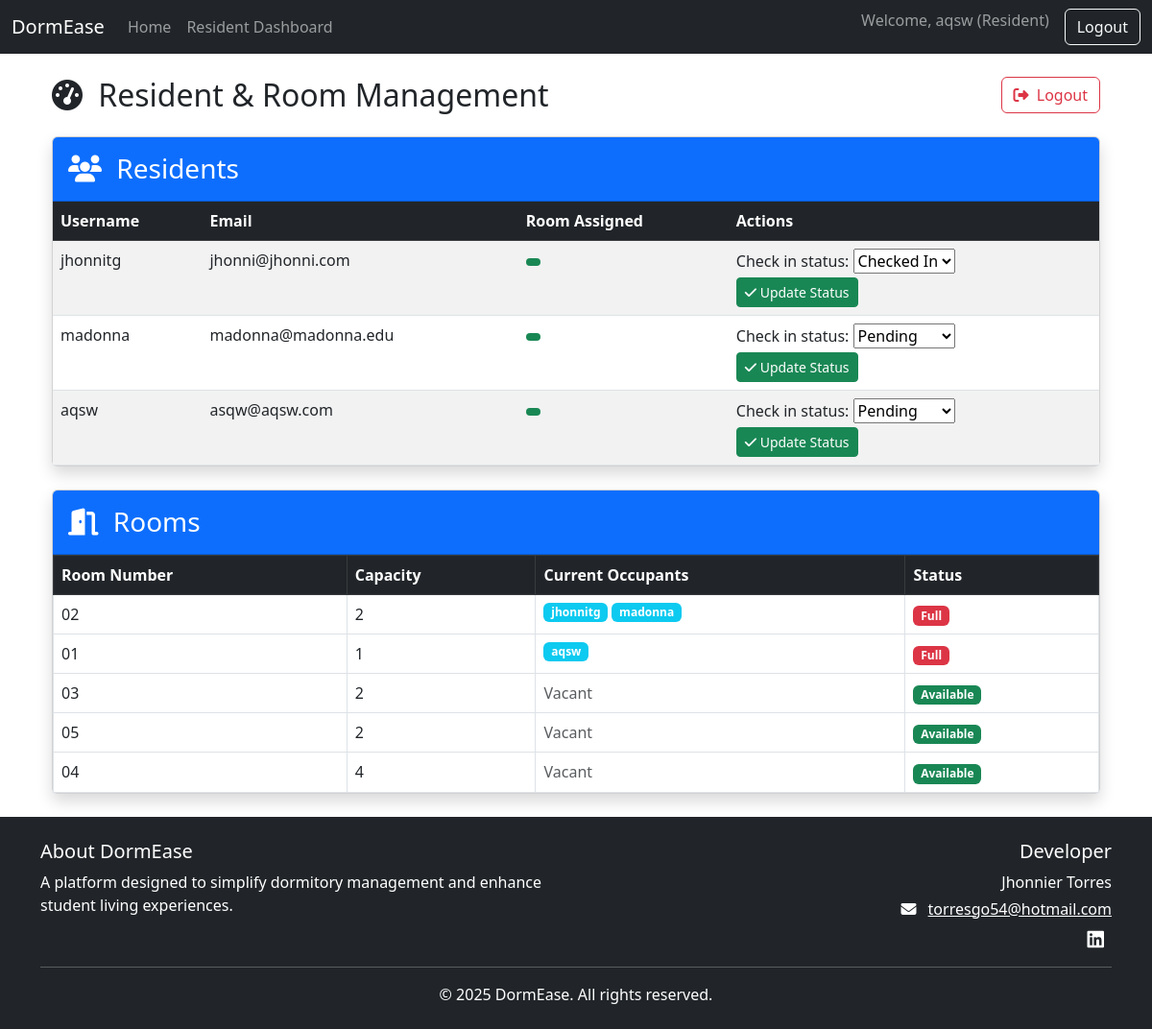
The page /ra-dashboard/ (signed in) on the database its author committed.
### users/models.py (models this page shows, shortened)
class CustomUser(AbstractUser):
    ROLE_CHOICES = [
        ('resident', 'Resident'),
        ('ra', 'Resident Assistant'),
        ('superuser', 'Superuser'),
    ]
    role = models.CharField(max_length=20, choices=ROLE_CHOICES, default='resident')
    student_id = models.CharField(max_length=20, blank=True, null=True)
    move_in_date = models.DateField(blank=True, null=True)
    CHECK_IN_CHOICES = [
        ('pending', 'Pending'),
        ('checked_in', 'Checked In'),
    ]
    check_in_status = models.CharField(max_length=20, choices=CHECK_IN_CHOICES, default='pending')

class Room(models.Model):
    ROOM_TYPES = [
        ('single', 'Single'),
        ('double', 'Double'),
        ('quad', 'Quad'),
    ]
    room_number = models.CharField(max_length=10, unique=True)
    room_type = models.CharField(max_length=10, choices=ROOM_TYPES)
    capacity = models.IntegerField()
    occupants = models.ManyToManyField('CustomUser', blank=True, related_name='assigned_room')

### users/views.py (the view, shortened to what this page needs)
# urls.py: path('ra-dashboard/', views.RADashboardView.as_view(), name='ra-dashboard'),
class RADashboardView(LoginRequiredMixin, View):
    def get(self, request):
        residents = models.CustomUser.objects.filter(role='resident')
        rooms = models.Room.objects.all()
        checkin_forms = {resident.id: forms.CheckInForm(instance=resident) for resident in residents}
        return render(request, 'users/dashboard.html', {
            'residents': residents,
            'rooms': rooms,
            'checkin_forms': checkin_forms
        })

### users/templatetags/custom_filters.py (called while the page is built)
@register.filter
def dict_get(d, key):
    return d.get(key)

### users/templates/users/dashboard.html (shortened to what this page needs)
{% extends 'base.html' %}
{% load custom_filters %}
{% block content %}
<div class="container-fluid">
    <div class="d-flex justify-content-between align-items-center mb-4">
        <h2 class="mb-0">
            <i class="fas fa-tachometer-alt me-2"></i>
            Resident & Room Management
        </h2>
        <form method="post" action="{% url 'logout' %}">
            <button type="submit" class="btn btn-outline-danger">
                <i class="fas fa-sign-out-alt me-1"></i> Logout
            </button>
        </form>
    </div>
    <div class="card shadow mb-4">
        <div class="card-header bg-primary text-white py-3">
            <h3 class="card-title mb-0">
                <i class="fas fa-users me-2"></i> Residents
            </h3>
        </div>
        <div class="card-body p-0">
            <div class="table-responsive">
                <table class="table table-striped table-hover mb-0">
                    <thead class="table-dark">
                        <tr>
                            <th>Username</th>
                            <th>Email</th>
                            <th>Room Assigned</th>
                            <th>Actions</th>
                        </tr>
                    </thead>
                    <tbody>
                        {% for resident in residents %}
                        <tr>
                            <td>{{ resident.username }}</td>
                            <td>{{ resident.email }}</td>
                            <td>
                                {% if resident.assigned_room %}
                                <span class="badge bg-success">
                                </span>
                                {% else %}
                                <span class="badge bg-warning text-dark">Not Assigned</span>
                                {% endif %}
                            </td>
                            <td>
                                <form method="post" action="{% url 'ra-dashboard' %}">
                                    {{ checkin_forms|dict_get:resident.id }}
                                    <button type="submit" class="btn btn-sm btn-success mt-1">
                                        <i class="fas fa-check"></i> Update Status
                                    </button>
                                </form>
                            </td>
                        </tr>
                        {% empty %}
                        <tr>
                            <td colspan="4" class="text-center py-4">No residents found</td>
                        </tr>
                        {% endfor %}
                    </tbody>
                </table>
            </div>
        </div>
    </div>
    <div class="card shadow">
        <div class="card-header bg-primary text-white py-3">
            <h3 class="card-title mb-0">
                <i class="fas fa-door-open me-2"></i> Rooms
            </h3>
        </div>
        <div class="card-body p-0">
            <div class="table-responsive">
                <table class="table table-bordered table-hover mb-0">
                    <thead class="table-dark">
                        <tr>
                            <th>Room Number</th>
                            <th>Capacity</th>
                            <th>Current Occupants</th>
                            <th>Status</th>
                        </tr>
                    </thead>
                    <tbody>
                        {% for room in rooms %}
                        <tr>
                            <td>{{ room.room_number }}</td>
                            <td>{{ room.capacity }}</td>
                            <td>
                                {% if room.occupants.all %}
                                <div class="d-flex flex-wrap gap-1">
                                    {% for occupant in room.occupants.all %}
                                    <span class="badge bg-info">{{ occupant.username }}</span>
                                    {% endfor %}
                                </div>
                                {% else %}
                                <span class="text-muted">Vacant</span>
                                {% endif %}
                            </td>
                            <td>
                                {% if room.occupants.count >= room.capacity %}
                                <span class="badge bg-danger">Full</span>
                                {% elif room.occupants.count > 0 %}
                                <span class="badge bg-warning text-dark">{{ room.occupants.count }}/{{ room.capacity }}</span>
                                {% else %}
                                <span class="badge bg-success">Available</span>
                                {% endif %}
                            </td>
                        </tr>
                        {% empty %}
                        <tr>
                            <td colspan="4" class="text-center py-4">No rooms found</td>
                        </tr>
                        {% endfor %}
                    </tbody>
                </table>
            </div>
        </div>
    </div>
</div>
{% endblock %}

### users/templates/base.html (shortened to what this page needs)
<!DOCTYPE html>
{% load static %}
<html lang="en">
<head>
    <link href="https://cdn.jsdelivr.net/npm/bootstrap@5.3.0/dist/css/bootstrap.min.css" rel="stylesheet">
    <link rel="stylesheet" href="https://cdnjs.cloudflare.com/ajax/libs/font-awesome/6.4.0/css/all.min.css">
</head>
<body class="d-flex flex-column min-vh-100">
    <nav class="navbar navbar-expand-lg navbar-dark bg-dark mb-4">
        <div class="container-fluid">
            <a class="navbar-brand" href="{% url 'home' %}">DormEase</a>
            <div class="collapse navbar-collapse" id="navbarNav">
                <ul class="navbar-nav me-auto">
                    <li class="nav-item">
                        <a class="nav-link" href="{% url 'home' %}">Home</a>
                    </li>
                    {% if user.is_authenticated %}
                        {% if user.role == 'resident' %}
                        <li class="nav-item">
                            <a class="nav-link" href="{% url 'resident-dashboard' %}">Resident Dashboard</a>
                        </li>
                        {% else %}
                            <li class="nav-item">
                                <a class="nav-link" href="#">Unknown Role</a>
                            </li>
                        {% endif %}
                    {% endif %}
                </ul>
                <ul class="navbar-nav ms-auto">
                    {% if user.is_authenticated %}
                    <li class="nav-item">
                        <span class="navbar-text me-3">
                            Welcome, {{ user.get_full_name|default:user.username }} ({{ user.get_role_display }})
                        </span>
                    </li>
                    <li class="nav-item">
                        <form method="post" action="{% url 'logout' %}" class="d-flex">
                            <button type="submit" class="btn btn-outline-light">Logout</button>
                        </form>
                    </li>
                    {% endif %}
                </ul>
            </div>
        </div>
    </nav>
    <main class="container flex-grow-1 mb-4">
        {% block content %}{% endblock %}
    </main>
    <footer class="bg-dark text-white py-4 mt-auto">
        <div class="container">
            <div class="row">
                <div class="col-md-6">
                    <h5>About DormEase</h5>
                    <p class="mb-0">A platform designed to simplify dormitory management and enhance student living experiences.</p>
                </div>
                <div class="col-md-6 text-md-end">
                    <h5>Developer</h5>
                    <p class="mb-1">Jhonnier Torres</p>
                    <p class="mb-1">
                        <i class="fas fa-envelope me-2"></i>
                        <a href="mailto:torresgo54@hotmail.com" class="text-white">torresgo54@hotmail.com</a>
                    </p>
                    <div class="social-icons mt-2">
                        <a href="https://www.linkedin.com/in/jhonnier-torres-gonz%C3%A1lez-027a18138/" target="_blank" class="text-white me-2">
                            <i class="fab fa-linkedin fa-lg"></i>
                        </a>
                    </div>
                </div>
            </div>
            <hr class="my-3 bg-light">
            <div class="text-center">
                <p class="mb-0">&copy; {% now "Y" %} DormEase. All rights reserved.</p>
            </div>
        </div>
    </footer>
</body>
</html>

### rows shown on the page
CustomUser: get_full_name "aqsw", role "Resident", username "aqsw", email "asqw@aqsw.com", check_in_status "Pending"
CustomUser: username "jhonnitg", email "jhonni@jhonni.com", check_in_status "Checked In"
CustomUser: username "madonna", email "madonna@madonna.edu", check_in_status "Pending"
Room: room_number "02", capacity "2", shows "Full"
Room: room_number "01", capacity "1", shows "Full"
Room: room_number "03", capacity "2", shows "Vacant", shows "Available"
Room: room_number "05", capacity "2", shows "Vacant", shows "Available"
Room: room_number "04", capacity "4", shows "Vacant", shows "Available"
